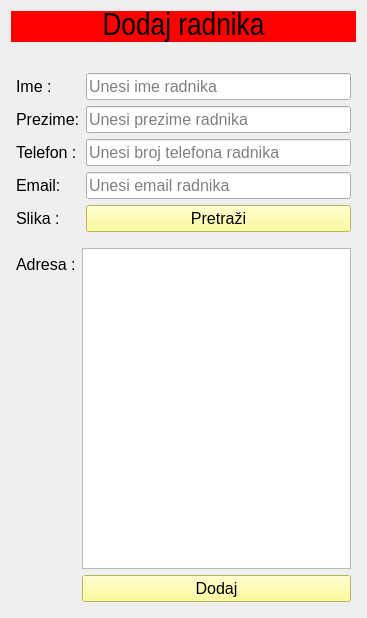
<?xml version="1.0" encoding="UTF-8"?>
<ui version="4.0">
 <class>DodajRadnike</class>
 <widget class="QWidget" name="DodajRadnike">
  <property name="geometry">
   <rect>
    <x>0</x>
    <y>0</y>
    <width>367</width>
    <height>618</height>
   </rect>
  </property>
  <property name="windowTitle">
   <string>Dodaj radnike</string>
  </property>
  <layout class="QVBoxLayout" name="verticalLayout">
   <item>
    <widget class="QLabel" name="naziv">
     <property name="font">
      <font>
       <family>Arial Narrow</family>
       <pointsize>24</pointsize>
      </font>
     </property>
     <property name="styleSheet">
      <string notr="true">background-color: rgb(255, 0, 0);</string>
     </property>
     <property name="text">
      <string>Dodaj radnika</string>
     </property>
     <property name="alignment">
      <set>Qt::AlignCenter</set>
     </property>
    </widget>
   </item>
   <item>
    <widget class="QLabel" name="dodajSliku">
     <property name="text">
      <string/>
     </property>
     <property name="pixmap">
      <pixmap>slike/person-male.png</pixmap>
     </property>
     <property name="alignment">
      <set>Qt::AlignCenter</set>
     </property>
    </widget>
   </item>
   <item>
    <layout class="QGridLayout" name="gridLayout">
     <property name="leftMargin">
      <number>5</number>
     </property>
     <property name="topMargin">
      <number>5</number>
     </property>
     <property name="rightMargin">
      <number>5</number>
     </property>
     <property name="bottomMargin">
      <number>5</number>
     </property>
     <item row="0" column="0">
      <widget class="QLabel" name="imeLabel">
       <property name="font">
        <font>
         <family>Arial</family>
         <pointsize>12</pointsize>
        </font>
       </property>
       <property name="text">
        <string>Ime :</string>
       </property>
      </widget>
     </item>
     <item row="0" column="1">
      <widget class="QLineEdit" name="lineEditIme">
       <property name="font">
        <font>
         <family>Arial</family>
         <pointsize>12</pointsize>
        </font>
       </property>
       <property name="placeholderText">
        <string>Unesi ime radnika</string>
       </property>
      </widget>
     </item>
     <item row="1" column="0">
      <widget class="QLabel" name="prezimeLabel">
       <property name="font">
        <font>
         <family>Arial</family>
         <pointsize>12</pointsize>
        </font>
       </property>
       <property name="text">
        <string>Prezime:</string>
       </property>
      </widget>
     </item>
     <item row="1" column="1">
      <widget class="QLineEdit" name="lineEditPrezime">
       <property name="font">
        <font>
         <family>Arial</family>
         <pointsize>12</pointsize>
        </font>
       </property>
       <property name="placeholderText">
        <string>Unesi prezime radnika</string>
       </property>
      </widget>
     </item>
     <item row="2" column="0">
      <widget class="QLabel" name="telefonLabel">
       <property name="font">
        <font>
         <family>Arial</family>
         <pointsize>12</pointsize>
        </font>
       </property>
       <property name="text">
        <string>Telefon :</string>
       </property>
      </widget>
     </item>
     <item row="2" column="1">
      <widget class="QLineEdit" name="lineEditTelefon">
       <property name="font">
        <font>
         <family>Arial</family>
         <pointsize>12</pointsize>
        </font>
       </property>
       <property name="placeholderText">
        <string>Unesi broj telefona radnika</string>
       </property>
      </widget>
     </item>
     <item row="3" column="0">
      <widget class="QLabel" name="emailLabel">
       <property name="font">
        <font>
         <family>Arial</family>
         <pointsize>12</pointsize>
        </font>
       </property>
       <property name="text">
        <string>Email:</string>
       </property>
      </widget>
     </item>
     <item row="3" column="1">
      <widget class="QLineEdit" name="lineEditEmail">
       <property name="font">
        <font>
         <family>Arial</family>
         <pointsize>12</pointsize>
        </font>
       </property>
       <property name="placeholderText">
        <string>Unesi email radnika</string>
       </property>
      </widget>
     </item>
     <item row="4" column="0">
      <widget class="QLabel" name="slikaLabel">
       <property name="font">
        <font>
         <family>Arial</family>
         <pointsize>12</pointsize>
        </font>
       </property>
       <property name="text">
        <string>Slika :</string>
       </property>
      </widget>
     </item>
     <item row="4" column="1">
      <widget class="QPushButton" name="btnPretraziSliku">
       <property name="font">
        <font>
         <family>Arial</family>
         <pointsize>12</pointsize>
        </font>
       </property>
       <property name="styleSheet">
        <string notr="true">background-color: rgb(255, 255, 127);</string>
       </property>
       <property name="text">
        <string>Pretraži</string>
       </property>
      </widget>
     </item>
    </layout>
   </item>
   <item>
    <layout class="QFormLayout" name="formLayout">
     <property name="leftMargin">
      <number>5</number>
     </property>
     <property name="topMargin">
      <number>5</number>
     </property>
     <property name="rightMargin">
      <number>5</number>
     </property>
     <property name="bottomMargin">
      <number>5</number>
     </property>
     <item row="0" column="0">
      <widget class="QLabel" name="adresaLabel">
       <property name="font">
        <font>
         <family>Arial</family>
         <pointsize>12</pointsize>
        </font>
       </property>
       <property name="text">
        <string>Adresa :</string>
       </property>
      </widget>
     </item>
     <item row="0" column="1">
      <widget class="QTextEdit" name="textEditAdresa">
       <property name="font">
        <font>
         <family>Arial</family>
         <pointsize>12</pointsize>
        </font>
       </property>
      </widget>
     </item>
     <item row="1" column="1">
      <widget class="QPushButton" name="btnDodaj">
       <property name="font">
        <font>
         <family>Arial</family>
         <pointsize>12</pointsize>
        </font>
       </property>
       <property name="styleSheet">
        <string notr="true">background-color: rgb(255, 255, 127);</string>
       </property>
       <property name="text">
        <string>Dodaj</string>
       </property>
      </widget>
     </item>
    </layout>
   </item>
  </layout>
 </widget>
 <resources/>
 <connections/>
</ui>
